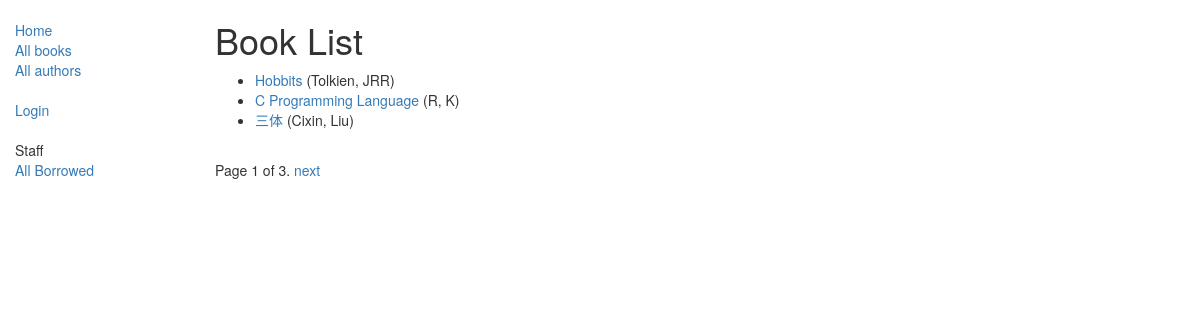
/catalog/books/, run on the app's committed database.
### catalog/models.py (models this page shows, shortened)
class Book(models.Model):
    title = models.CharField(max_length=200)
    author = models.ForeignKey('Author', on_delete=models.SET_NULL, null=True)
    summary = models.TextField(max_length=1000, help_text="Enter a brief description of the book")
    isbn = models.CharField('ISBN',max_length=13, help_text='13 Character <a href="https://www.isbn-international.org/content/what-isbn">ISBN number</a>')
    genre = models.ManyToManyField(Genre, help_text="Select a genre for this book")
    def get_absolute_url(self):
        return reverse('book-detail', args=[str(self.id)])
    def display_genre(self):
        """
        Creates a string for the Genre. This is required to display genre in Admin.
        """
        return ', '.join([ genre.name for genre in self.genre.all()[:3] ])
    display_genre.short_description = 'Genre'

class Author(models.Model):
    first_name = models.CharField(max_length=100)
    last_name = models.CharField(max_length=100)
    date_of_birth = models.DateField(null=True, blank=True)
    date_of_death = models.DateField('Died', null=True, blank=True)
    def __str__(self):
        return '%s, %s' % (self.last_name, self.first_name)
    class Meta:
        ordering = ['last_name']

### catalog/views.py (the view)
# urls.py: path('books/', views.BookListView.as_view(), name='books'),
class BookListView(generic.ListView):
    model = Book
    paginate_by = 3
    def get_queryset(self):
        return Book.objects.all()
    def get_context_data(self, *, object_list=None, **kwargs):
        context = super(BookListView, self).get_context_data(**kwargs)
        context['some_data'] = 'This is just some data'
        return context

### catalog/templates/catalog/book_list.html
{% extends "base_generic.html" %}
{% block content %}
    <h1>Book List</h1>
    {% if book_list %}
    <ul>
      {% for book in book_list %}
      <li>
        <a href="{{ book.get_absolute_url }}">{{ book.title }}</a> ({{book.author}})
      </li>
      {% endfor %}
    </ul>
    {% else %}
      <p>There are no books in the library.</p>
    {% endif %}
{% endblock %}

### data on the page
Book: title "Hobbits", author "Tolkien, JRR"
Book: title "C Programming Language", author "R, K"
Book: title "三体", author "Cixin, Liu"

### other printed values
{{ page_obj.number }} "1"
{{ page_obj.paginator.num_pages }} "3"
